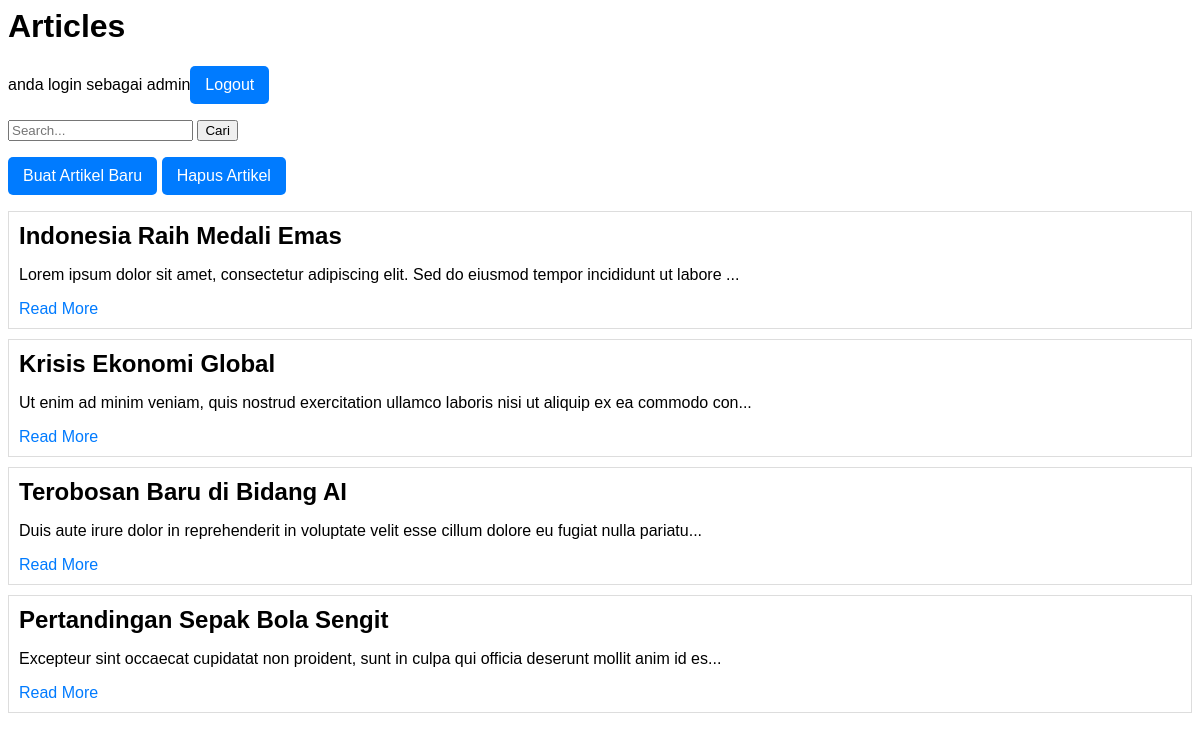
/index.php (signed in), run on the app's committed database.
### tables this page shows
CREATE TABLE IF NOT EXISTS `articles` (
    `id` int(11) NOT NULL AUTO_INCREMENT,
    `title` varchar(255) NOT NULL,
    `body` text NOT NULL,
    `author_id` int(11) NOT NULL,
    `category_id` int(11) NOT NULL,
    `user_id` int(11) NOT NULL,
    `image_url` varchar(255),
    `published_at` timestamp NOT NULL DEFAULT CURRENT_TIMESTAMP,
    `created_at` timestamp NOT NULL DEFAULT CURRENT_TIMESTAMP,
    `updated_at` timestamp NOT NULL DEFAULT CURRENT_TIMESTAMP ON UPDATE CURRENT_TIMESTAMP,
    PRIMARY KEY (`id`),
    KEY `category_id` (`category_id`),
    KEY `user_id` (`user_id`)
);

### index.php (the view, shortened to what this page needs)
<?php
include_once("config.php");
$result = mysqli_query($con, "select * from articles");
$articles = [];
while ($article = mysqli_fetch_assoc($result)) {
    $articles[] = $article;
}
?>
<html>
<head>
</head>
<body>
    <h1>Articles</h1>
    <p>anda login sebagai <?= $_SESSION['role'] ?><a href="logout.php" class="btn-create">Logout</a></p>
    <input type="text" id="searchInput" placeholder="Search..."></input>
    <button type="button" onclick="performSearch()">Cari</button>
    <p>
        <a href="create.php" class="btn-create">Buat Artikel Baru</a>
        <a href="delete.php" class="btn-create">Hapus Artikel</a>
    </p>
    <?php foreach ($articles as $article) : ?>
        <div class="article">
            <h2><?= htmlspecialchars($article['title']); ?></h2>
            <p><?= htmlspecialchars(substr(strip_tags($article['body']), 0, 100)) . '...'; ?></p>
            <a href="detail.php?id=<?= $article['id']; ?>">Read More</a>
        </div>
    <?php endforeach; ?>
</body>
</html>

### index.php (style rules this page uses)
body { font-family: Arial, sans-serif; }
.article { border: 1px solid #ddd; padding: 10px; margin-bottom: 10px; }
.article h2 { margin: 0; font-size: 1.5em; }
.article a { text-decoration: none; color: #007BFF; }
.btn-create { display: inline-block; padding: 10px 15px; background-color: #007BFF; color: white; text-decoration: none; border-radius: 5px; }

### data on the page
articles: title "Indonesia Raih Medali Emas", body "Lorem ipsum dolor sit amet, consectetur adipiscing elit. Sed do eiusmod tempor incididunt ut labore"
articles: title "Krisis Ekonomi Global", body "Ut enim ad minim veniam, quis nostrud exercitation ullamco laboris nisi ut aliquip ex ea commodo con"
articles: title "Terobosan Baru di Bidang AI", body "Duis aute irure dolor in reprehenderit in voluptate velit esse cillum dolore eu fugiat nulla pariatu"
articles: title "Pertandingan Sepak Bola Sengit", body "Excepteur sint occaecat cupidatat non proident, sunt in culpa qui officia deserunt mollit anim id es"

### other printed values
$_SESSION['role'] "admin"
